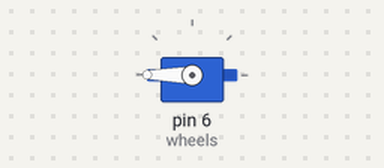
Bench run of a sketch on a simulated Arduino Uno, built with avr-gcc and run on an emulated ATmega328P. On the bench: servo.

Above: at 0.05 s.
Timing chart, 0 to 3.2 s (numbered marks = the images above):
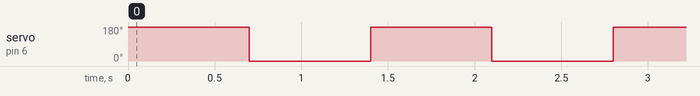

The sketch:

servoTest.ino
```cpp
#include <Servo.h>

Servo wheels;

void setup() {
  wheels.attach(6);

}

void loop() {
  wheels.write(180);
  delay(700);
  wheels.write(0);
  delay(700);

}
```

Measured:
- by itself, servo on pin 6 (wheels): alternates 180° for 0.70 s and 0° for 0.70 s
